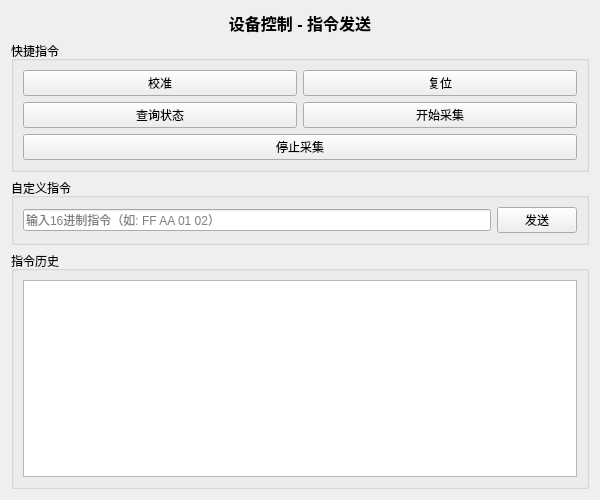
<?xml version="1.0" encoding="UTF-8"?>
<ui version="4.0">
 <class>DeviceControlWidget</class>
 <widget class="QWidget" name="DeviceControlWidget">
  <property name="geometry">
   <rect>
    <x>0</x>
    <y>0</y>
    <width>600</width>
    <height>500</height>
   </rect>
  </property>
  <property name="windowTitle">
   <string>设备控制</string>
  </property>
  <layout class="QVBoxLayout" name="verticalLayout">
   <item>
    <widget class="QLabel" name="titleLabel">
     <property name="text">
      <string>设备控制 - 指令发送</string>
     </property>
     <property name="font">
      <font>
       <pointsize>12</pointsize>
       <weight>75</weight>
       <bold>true</bold>
      </font>
     </property>
     <property name="alignment">
      <set>Qt::AlignCenter</set>
     </property>
    </widget>
   </item>
   <item>
    <widget class="QGroupBox" name="commandsGroupBox">
     <property name="title">
      <string>快捷指令</string>
     </property>
     <layout class="QGridLayout" name="gridLayout">
      <item row="0" column="0">
       <widget class="QPushButton" name="calibrateButton">
        <property name="text">
         <string>校准</string>
        </property>
        <property name="minimumHeight">
         <number>40</number>
        </property>
       </widget>
      </item>
      <item row="0" column="1">
       <widget class="QPushButton" name="resetButton">
        <property name="text">
         <string>复位</string>
        </property>
        <property name="minimumHeight">
         <number>40</number>
        </property>
       </widget>
      </item>
      <item row="1" column="0">
       <widget class="QPushButton" name="queryButton">
        <property name="text">
         <string>查询状态</string>
        </property>
        <property name="minimumHeight">
         <number>40</number>
        </property>
       </widget>
      </item>
      <item row="1" column="1">
       <widget class="QPushButton" name="startButton">
        <property name="text">
         <string>开始采集</string>
        </property>
        <property name="minimumHeight">
         <number>40</number>
        </property>
       </widget>
      </item>
      <item row="2" column="0" colspan="2">
       <widget class="QPushButton" name="stopButton">
        <property name="text">
         <string>停止采集</string>
        </property>
        <property name="minimumHeight">
         <number>40</number>
        </property>
       </widget>
      </item>
     </layout>
    </widget>
   </item>
   <item>
    <widget class="QGroupBox" name="customGroupBox">
     <property name="title">
      <string>自定义指令</string>
     </property>
     <layout class="QHBoxLayout" name="horizontalLayout">
      <item>
       <widget class="QLineEdit" name="customCommandEdit">
        <property name="placeholderText">
         <string>输入16进制指令（如: FF AA 01 02）</string>
        </property>
       </widget>
      </item>
      <item>
       <widget class="QPushButton" name="sendCustomButton">
        <property name="text">
         <string>发送</string>
        </property>
        <property name="minimumWidth">
         <number>80</number>
        </property>
       </widget>
      </item>
     </layout>
    </widget>
   </item>
   <item>
    <widget class="QGroupBox" name="historyGroupBox">
     <property name="title">
      <string>指令历史</string>
     </property>
     <layout class="QVBoxLayout" name="verticalLayout_2">
      <item>
       <widget class="QTextEdit" name="historyEdit">
        <property name="readOnly">
         <bool>true</bool>
        </property>
       </widget>
      </item>
     </layout>
    </widget>
   </item>
  </layout>
 </widget>
 <resources/>
 <connections/>
</ui>
